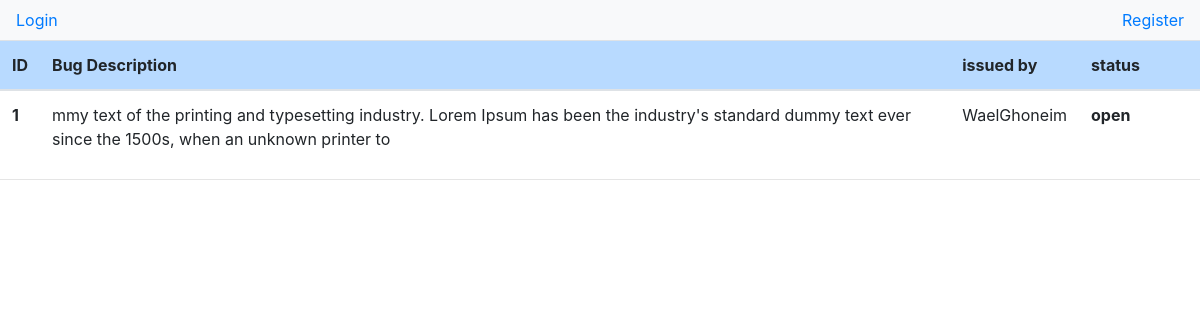
/bugs/, run on an earlier commit of the app's database.
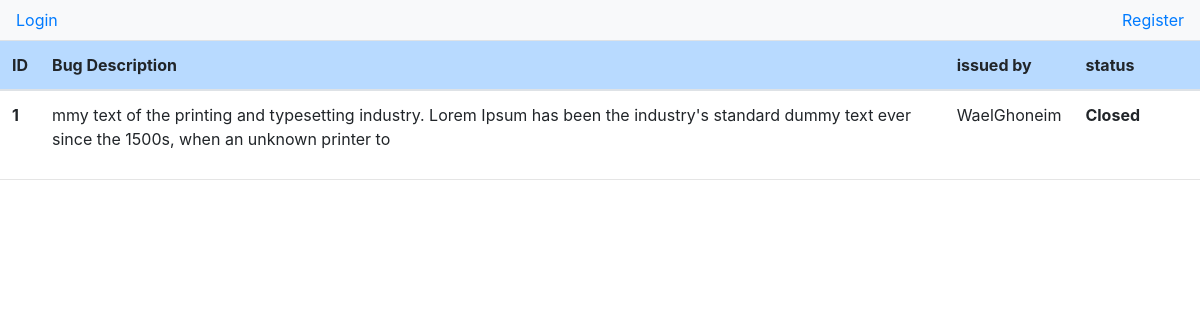
And on a later commit of the database.
### dashboard/models.py (models this page shows, shortened)
class BugTracker(models.Model):
    issued_by = models.ForeignKey(Profile, on_delete=models.CASCADE,null=True, blank=True)
    description = models.TextField(max_length=300, blank=True, null=True)
    status= models.CharField(max_length=50,choices=STATUS,default='open')
    created = models.DateTimeField(auto_now_add=True)
    updated = models.DateTimeField(auto_now=True)
    department = models.ForeignKey(Department, on_delete=models.CASCADE,blank=True, null=True)

### accounts/models.py (models this page shows, shortened)
class Profile(models.Model):
    depart = models.ForeignKey('dashboard.Department', on_delete=models.CASCADE, blank=True,null=True)
    account = models.OneToOneField(Account , on_delete=models.CASCADE, blank=True , null=True)
    name = models.CharField(max_length=50,null=True,blank=True)
    salary  = models.DecimalField(decimal_places=2,max_digits=10,default = 0)
    username = models.CharField(max_length=50,null=True,blank=True)
    email = models.EmailField(blank=True,null=True)
    role = models.CharField(max_length=150,null=True,blank=True)
    location = models.CharField(max_length=50,null=True,blank=True)
    gender = models.CharField(max_length=50,null=True,blank=True)
    age = models.IntegerField(default = 0)
    on_vacation = models.BooleanField(default=False)
    skills = models.CharField(max_length=255,null=True,blank=True)
    languages = models.CharField(max_length=50,null=True,blank=True)
    id = models.UUIDField(default=uuid.uuid4, editable=False,primary_key=True)
    created = models.DateTimeField(auto_now_add=True)
    class Meta:
        ordering = ['-created']

### dashboard/views.py (the view)
# urls.py: path('bugs/', views.bugs, name='bugs'),
def bugs(request):
    bugs = BugTracker.objects.all()
    return render(request, 'dashboard/bugslist.html',{'bugs':bugs})

### dashboard/templates/dashboard/bugslist.html (shortened to what this page needs)
{% extends 'base.html' %}
{% block content %}
<table class="table">
    <thead>
      <tr class="table-primary">
        <th scope="col">ID</th>
        <th scope="col">Bug Description</th>
        <th scope="col">issued by</th>
        <th scope="col">status</th>
        <th scope="col"></th>
        <th scope="col"></th>
      </tr>
    </thead>
    <tbody>
        {%for bug in bugs%}
      <tr>
        <th scope="row">{{bug.id}}</th>
        <td>{{bug.description}}</td>
        <td>{{bug.issued_by.username|capfirst}}</td>
        {%if request.user.is_superuser == False%}
        <th>{{bug.status}}</th>
      {%endif%}
        {%endfor%}
    </tbody>
  </table>
  <hr>
  {% endblock %}

What changed in the data, as far as the page shows it:
changed BugTracker "WaelGhoneim": status "open" → "Closed"
